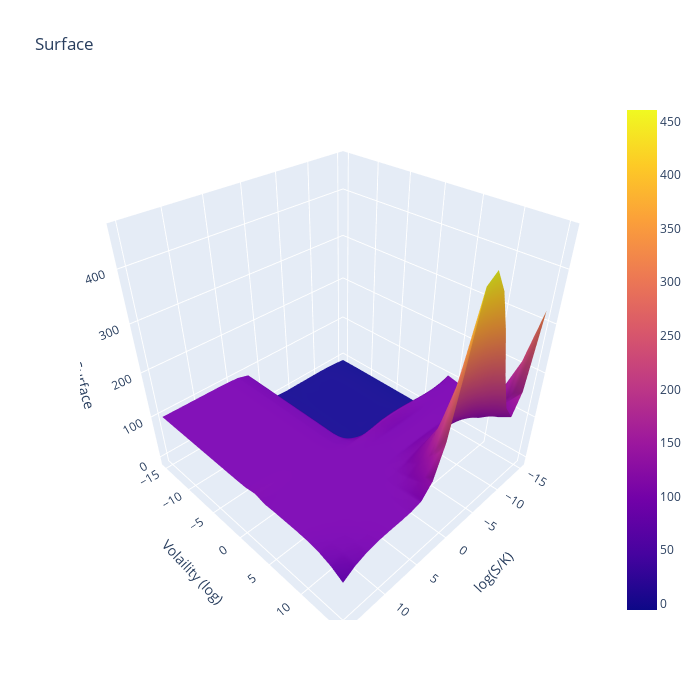

Write notebook code for a chart like this one.
### Code cell
fig = go.Figure(data=[go.Surface(z=surface_spline, x=x, y=y)])

fig.update_layout(title='Surface', autosize=True,
                  width=700, height=700,
                  scene=dict(
        xaxis_title='log(S/K)',
        yaxis_title='Volaility (log)',
        zaxis_title='Surface'))

### Figure 1 — Plotly figure (JSON) as saved in the notebook; plotly's stock layout.template omitted (floating-point values rounded to 4 significant figures; data arrays with more than 128 entries replaced by an {"elided": "..."} marker saying what was removed)
{"data": [{"type": "surface", "x": [-15, -13.42, -11.84, -10.26, -8.684, -7.105, -5.526, -3.947, -2.368, -0.7895, 0.7895, 2.368, 3.947, 5.526, 7.105, 8.684, 10.26, 11.84, 13.42, 15], "y": [-15, -13.42, -11.84, -10.26, -8.684, -7.105, -5.526, -3.947, -2.368, -0.7895, 0.7895, 2.368, 3.947, 5.526, 7.105, 8.684, 10.26, 11.84, 13.42, 15], "z": {"elided": "20x20 float values"}}], "layout": {"autosize": true, "height": 700, "scene": {"xaxis": {"title": {"text": "log(S/K)"}}, "yaxis": {"title": {"text": "Volaility (log)"}}, "zaxis": {"title": {"text": "Surface"}}}, "title": {"text": "Surface"}, "width": 700}}
